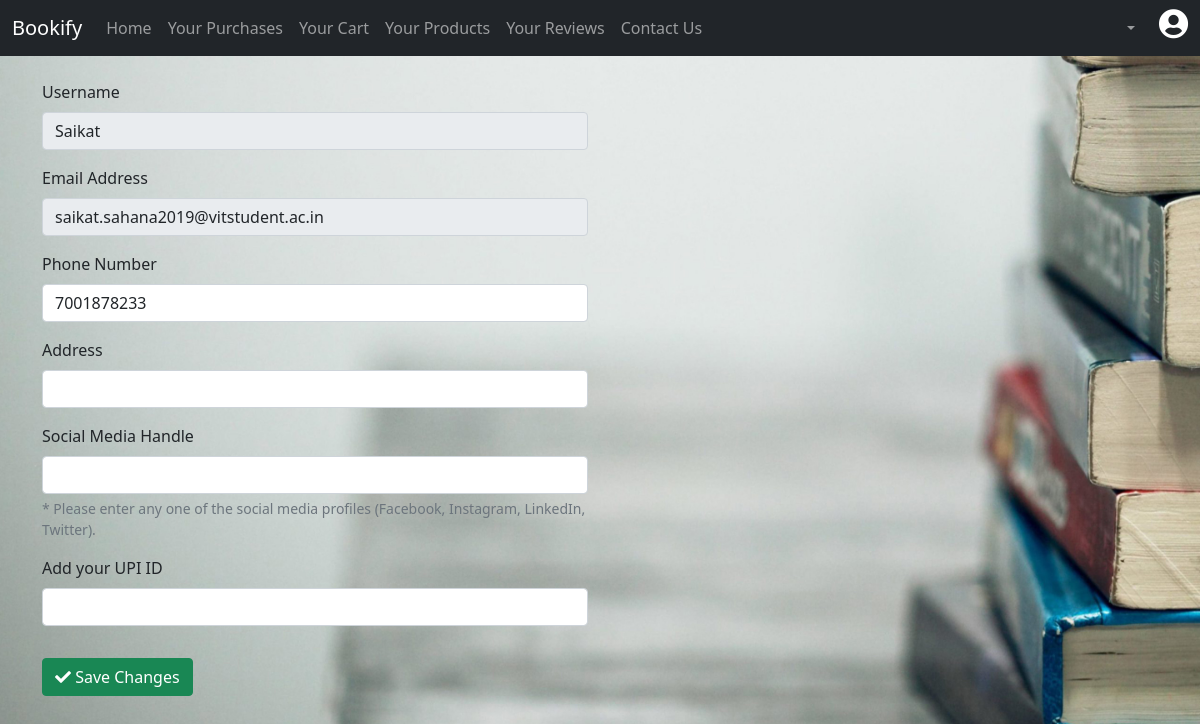
Before: /profile/saikat.sahana2019@vitstudent.ac.in with the older database file.
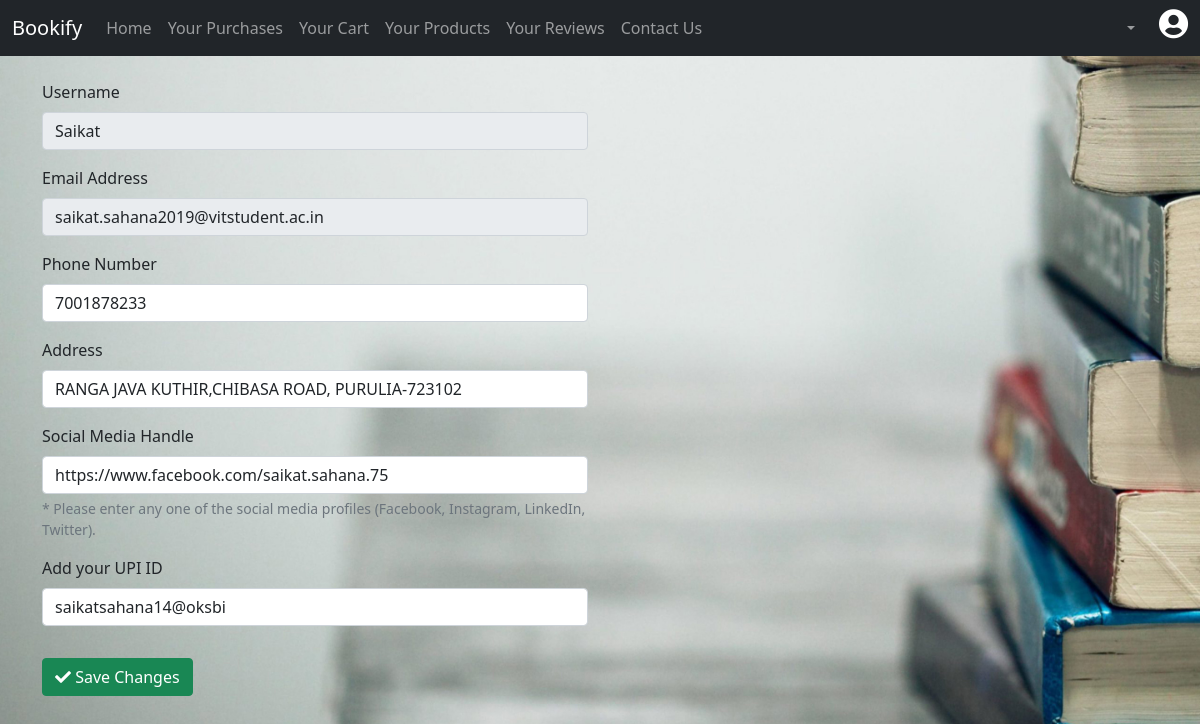
After: the same page with the newer database file.
### tables this page shows
CREATE TABLE "users" (
	"username"	TEXT NOT NULL,
	"email"	TEXT NOT NULL UNIQUE,
	"phone"	INTEGER NOT NULL,
	"password"	TEXT NOT NULL,
	"social"	TEXT,
	"address"	TEXT,
	"upi"	TEXT,
	PRIMARY KEY("email")
);

### server.py (the view)
@app.route('/profile/<email>')
def profile(email):
    email=str(email)
    conn = sqlite3.connect("bookify.db")
    q1 = "select * from users where email = '{em}'".format(em=email)
    rows = conn.execute(q1)
    rows = rows.fetchall()
    rows[0] = list(rows[0])
    for i in range(0,len(rows[0])):
        if (rows[0][i] == None):
            rows[0][i] = ""
    print(rows)
    return render_template("profile.html",rows=rows)

### templates/profile.html (shortened to what the changed rows need)
<!doctype html>
<html lang="en">
  <head>
    <link href="https://cdn.jsdelivr.net/npm/bootstrap@5.0.2/dist/css/bootstrap.min.css" rel="stylesheet">
    <link rel="stylesheet" href="https://cdnjs.cloudflare.com/ajax/libs/font-awesome/5.15.4/css/all.min.css"/>
    <link rel="stylesheet" href="../static/css/profile.css">
    <link rel="stylesheet" href="../static/css/link.css">
  </head>
  <body>
      <div class="container py-4">
        <form action = "/update_details", method="post">
            <div class="row">
                <div class="col-lg-6 mb-3">
                    <label for="username" class="form-label">Username</label>
                    <input name="username" type="text" class="form-control" id="username" value="{{rows[0][0]}}" readonly>
                  </div>
            </div>
            <div class="row">
                <div class="col-lg-6 mb-3">
                    <label for="email" class="form-label">Email Address</label>
                    <input name="email" type="email" class="form-control" id="email" value="{{rows[0][1]}}" aria-describedby="emailHelp" readonly>
                  </div>
            </div>
            <div class="row">
                <div class="col-lg-6 mb-3">
                    <label for="phone" class="form-label">Phone Number</label>
                    <input name="phone" type="number" required class="form-control" id="phone" value="{{rows[0][2]}}" aria-describedby="emailHelp">
                  </div>
            </div>
            <div class="row">
                <div class="col-lg-6 mb-3">
                    <label for="address" class="form-label">Address</label>
                    <input name="address" required value="{{rows[0][5]}}" type="text" class="form-control" id="address">
                  </div>
            </div>
            <div class="row">
                <div class="col-lg-6 mb-3">
                    <label for="social" class="form-label">Social Media Handle</label>
                    <input name="social" value="{{rows[0][4]}}" type="text" class="form-control" id="social">
                    <div id="socialHelp" class="form-text">* Please enter any one of the social media profiles (Facebook, Instagram, LinkedIn, Twitter).</div>
                  </div>
            </div>
            <div class="row">
                <div class="col-lg-6 mb-3">
                    <label for="upi" class="form-label">Add your UPI ID</label>
                    <input value="{{rows[0][6]}}" name="upi" required type="text" class="form-control" id="upi">
                  </div>
            </div>
          </form>
      </div>
  </body>
</html>

Changed rows visible on the page:
changed users "Saikat": address (not shown) → "RANGA JAVA KUTHIR,CHIBASA ROAD, PURULIA-723102"; social (not shown) → "https://www.facebook.com/saikat.sahana.75"; upi (not shown) → "saikatsahana14@oksbi"
